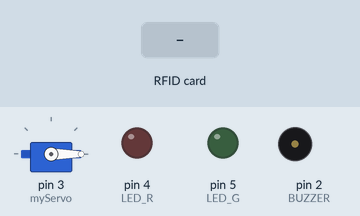
This sketch was run on a simulated Arduino Uno, built with avr-gcc and run on an emulated ATmega328P. Parts: servo, output pins drawn as LEDs (lit = HIGH), buzzer (waves = sounding). Inputs (shaded band) come from the test bench. Pins used as bus, display or sensor lines are not drawn.

Above: at 1.3 s.
1.4 s: RFID card 33 3E A7 E5 held to the reader
At 2.12 s:
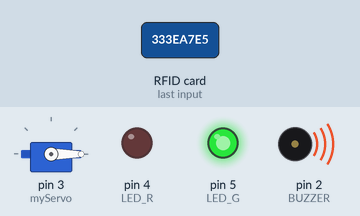
At 3.5 s:
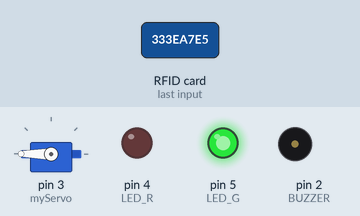
Timing chart, 0 to 8.8 s (numbered marks = the images above; inputs shaded):
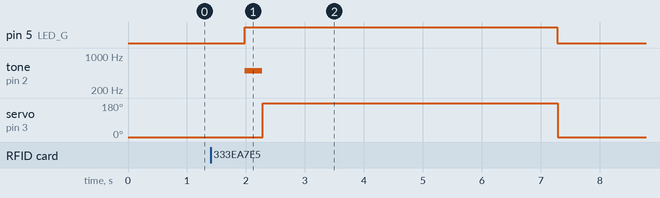

Measured:
- after the input at 1.4 s, pin 5 (LED_G): LOW → HIGH after 0.58 s, → LOW 5.3 s later; tone on pin 2 (BUZZER): silent → 500 Hz after 0.58 s, → silent 0.30 s later; servo on pin 3 (myServo): 0° → 180° after 0.88 s, → 0° 5.0 s later

The sketch:

octopod_door_bluetooth__1_.ino
```cpp
/***********************************************************************************************************
                                   OCTOPOD: A SMART HOME AUTOMATION PROJECT
                                         MADE BY SAKSHAM AND ADITYA
                                         ARDUINO RFID DOOR LOCK CODE
Library Required - MFRC522

************************************************************************************************************/
#include <SoftwareSerial.h>
SoftwareSerial BTserial(0, 1); // RX | TX
#include <SPI.h>
#include <MFRC522.h>
#include <Servo.h>

#define SS_PIN 10
#define RST_PIN 9
#define LED_G 5 //define green LED pin
#define LED_R 4 //define red LED
#define BUZZER 2 //buzzer pin
MFRC522 mfrc522(SS_PIN, RST_PIN);   // Create MFRC522 instance.
Servo myServo; //define servo name


void setup()
{
  BTserial.begin(9600); // Initiate a serial communication
  BTserial.println("Waiting for connections...");
  SPI.begin();      // Initiate  SPI bus
  mfrc522.PCD_Init();   // Initiate MFRC522
  myServo.attach(3); //servo pin
  myServo.write(0); //servo start position
  pinMode(LED_G, OUTPUT);
  pinMode(LED_R, OUTPUT);
  pinMode(BUZZER, OUTPUT);
  noTone(BUZZER);
  BTserial.println("Put your card to the reader...");
  BTserial.println();

}
void loop()
{
  // Look for new cards
  if ( ! mfrc522.PICC_IsNewCardPresent())
  {
    return;
  }
  // Select one of the cards
  if ( ! mfrc522.PICC_ReadCardSerial())
  {
    return;
  }
  //Show UID on serial monitor
  BTserial.print("UID tag :");
  String content = "";
  byte letter;
  for (byte i = 0; i < mfrc522.uid.size; i++)
  {
    BTserial.print(mfrc522.uid.uidByte[i] < 0x10 ? " 0" : " ");
    BTserial.print(mfrc522.uid.uidByte[i], HEX);
    content.concat(String(mfrc522.uid.uidByte[i] < 0x10 ? " 0" : " "));
    content.concat(String(mfrc522.uid.uidByte[i], HEX));
  }
  BTserial.println();
  BTserial.print("Message : ");
  content.toUpperCase();
  if (content.substring(1) == "33 3E A7 E5" || content.substring(1) == "E5 36 6B 49") //change here the UID of the card/cards that you want to give access
  {
    BTserial.println("Authorized access");
    BTserial.println();
    delay(500);
    digitalWrite(LED_G, HIGH);
    tone(BUZZER, 500);
    delay(300);
    noTone(BUZZER);
    myServo.write(180);
    delay(5000);
    myServo.write(0);
    digitalWrite(LED_G, LOW);
  }

  else   {
    BTserial.println(" Access denied");
    digitalWrite(LED_R, HIGH);
    tone(BUZZER, 300);
    delay(1000);
    digitalWrite(LED_R, LOW);
    noTone(BUZZER);
  }
}
```
